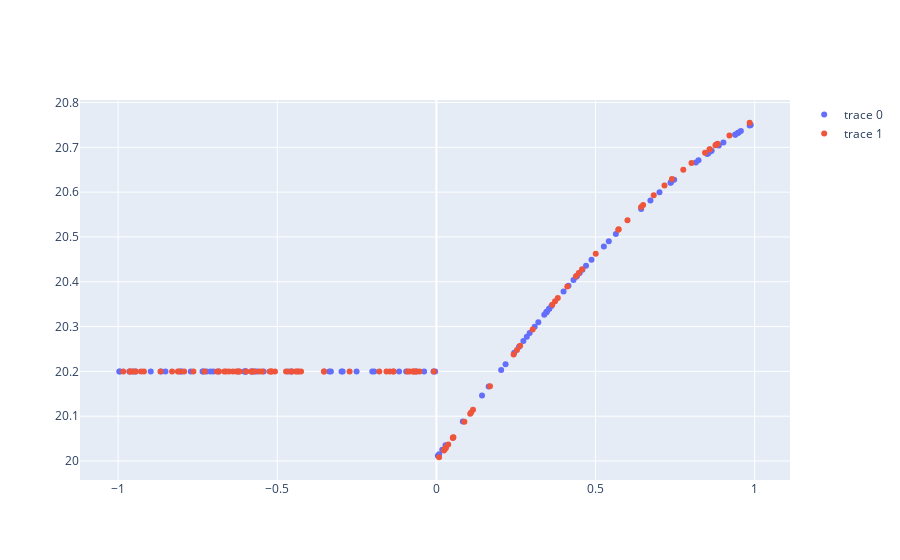

This figure's notebook cell:
### Code cell
fig = go.Figure(go.Scatter(x = test_x_values[:,0], y = test_tensors_in_y, mode = 'markers'))

fig.add_trace(go.Scatter(x = original_x_values[:,0], y = y_values+20, mode = 'markers'))

fig.show()
